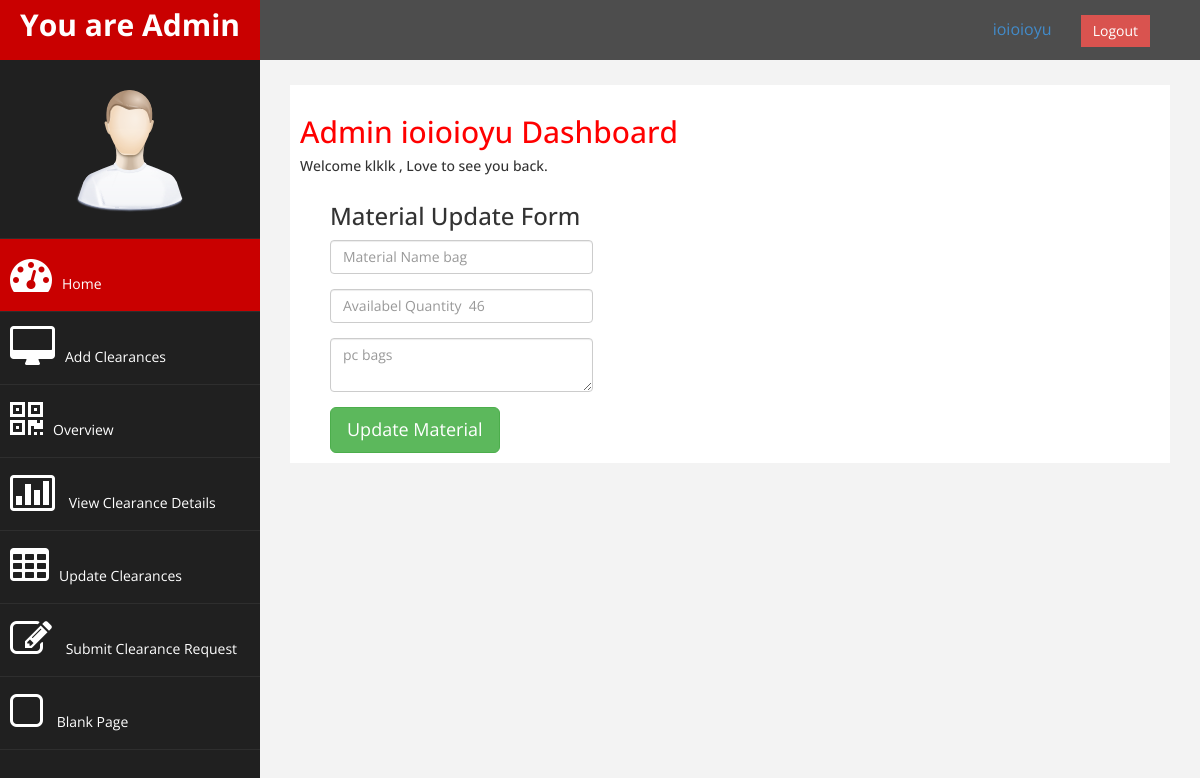
Page /pages/updateMaterial.php?id=4 (signed in) on the committed database.
### tables this page shows
CREATE TABLE `material` (
  `id` int(11) NOT NULL,
  `name` varchar(255) NOT NULL,
  `in_charge` int(11) NOT NULL,
  `available_quantity` int(11) NOT NULL,
  `description` text NOT NULL,
  `date` timestamp NOT NULL DEFAULT current_timestamp()
);

### pages/updateMaterial.php (the view, shortened to what this page needs)
<?php
include "../db.inc.php";
if (!isset($_SESSION['id'])) {
    header("Location:../login.php?error=Login Here First!");
} else {
if(isset($_GET['id'])){
    $id = $_GET['id'];
    $sql = "SELECT * FROM material where id =$id";
    $result = mysqli_query($conn,$sql);
    if($result ->num_rows >0){
        $row = mysqli_fetch_assoc($result);
    }
}
?>
    <!DOCTYPE html>
    <html xmlns="http://www.w3.org/1999/xhtml">
    <head>
        <link href="../css/bootstrap.css" rel="stylesheet" />
        <link href="../css/font-awesome.css" rel="stylesheet" />
        <link href="../js/morris/morris-0.4.3.min.css" rel="stylesheet" />
        <link href="../css/custom.css" rel="stylesheet" />
    </head>
    <body>
        <div id="wrapper">
            <nav class="navbar navbar-default navbar-cls-top " role="navigation" style="margin-bottom: 0">
                <div class="navbar-header">
                    <a class="navbar-brand" href="index.html">You are <?php echo $_SESSION['user_role'] ?></a>
                </div>
                <div style="color: white;
padding: 15px 50px 5px 50px;
float: right;
font-size: 16px;"> <a style="margin-right: 25px;"><?php echo $_SESSION['office'] . '   '  ?> </a> <a href="./logout.php" class="btn btn-danger square-btn-adjust">Logout</a> </div>
            </nav>
            <nav class="navbar-default navbar-side" role="navigation">
                <div class="sidebar-collapse">
                    <ul class="nav" id="main-menu">
                        <li class="text-center">
                            <img src="../img/find_user.png" class="user-image img-responsive" />
                        </li>
                        <li>
                            <a class="active-menu" href="./index.php"><i class="fa fa-dashboard fa-3x"></i>Home</a>
                        </li>
                        <li>
                            <a href="./addClerance.php"><i class="fa fa-desktop fa-3x"></i>Add Clearances</a>
                        </li>
                        <li>
                            <a href="./index.php"><i class="fa fa-qrcode fa-3x"></i>Overview</a>
                        </li>
                        <li>
                            <a href="./index.php"><i class="fa fa-bar-chart-o fa-3x"></i> View Clearance Details</a>
                        </li>
                        <li>
                            <a href="./index.php"><i class="fa fa-table fa-3x"></i>Update Clearances</a>
                        </li>
                        <li>
                            <a href="form.html"><i class="fa fa-edit fa-3x"></i> Submit Clearance Request </a>
                        </li>
                        <li>
                            <a href="blank.html"><i class="fa fa-square-o fa-3x"></i> Blank Page</a>
                        </li>
                    </ul>
                </div>
            </nav>
            <div id="page-wrapper">
                <div id="page-inner">
                    <div class="row">
                        <div class="col-md-12">
                            <h2>Admin <?php echo $_SESSION['office'] . '   '  ?> Dashboard</h2>
                            <h5>Welcome <?php echo $_SESSION['userName'] ?> , Love to see you back. </h5>
                        </div>
                    </div>
                    <div class="row">
                    <div class="col-md-8">
                            <div class="col-md-10">
                                <div class="col-md-8">
                                <h3>Material Update Form</h3>
                                <form role="form" action="" method="POST">
                                    <div class="form-group">
                                        <input class="form-control" name="name" placeholder="Material Name <?php echo $row['name'] ?>" />
                                    </div>
                                    <div class="form-group">
                                        <input class="form-control" type="number" min="1" name="quantity" placeholder="Availabel Quantity  <?php echo $row['available_quantity']?>" />
                                    </div>
                                    <div class="form-group">
                                        <textarea class="form-control" name="desc" placeholder="<?php echo $row['description'] ?>"></textarea>
                                    </div>
                                    <button type="submit" name="update_material" class="btn btn-success btn-lg">Update Material</button>
                                </form>
                            </div>
                        </div>
                    </div>
                </div>
            </div>
        </div>
        </div>
    </body>
    </html>
<?php } ?>

### css/custom.css (style rules this page uses)
body { font-family: 'Open Sans', sans-serif; }
#wrapper { width: 100%; background:#202020; }
#page-wrapper { padding: 15px 15px; min-height: 600px; background:#F3F3F3; }
#page-inner { width:100%; margin:10px 20px 10px 0px; background-color:#fff!important; padding:10px; min-height:1200px; }
.text-center { text-align:center; }
h2 { color: #f00; }
.square-btn-adjust { border: 0px solid transparent; -webkit-border-radius: 0px; -moz-border-radius: 0px; border-radius: 0px; }
.user-image { margin: 25px auto; -webkit-border-radius: 10px; -moz-border-radius: 10px; border-radius: 10px; max-height:170px; max-width:170px; }
.navbar-cls-top .navbar-brand { color: #fff; background: #C90000; width: 260px; text-align: center; height: 60px; font-size: 30px; font-weight: 700; }
.active-menu { background-color:#C90000!important; }
.sidebar-collapse , .sidebar-collapse .nav { background:none; }
.sidebar-collapse .nav { padding:0; }
.sidebar-collapse .nav > li > a { color:#fff; background:#202020; text-shadow:none; }
.sidebar-collapse > .nav > li > a { padding:15px 10px; }
.sidebar-collapse > .nav > li { border-bottom: 1px solid rgba(107, 108, 109, 0.19); }
.navbar-side { border:none; background-color: #202020; }
.navbar-cls-top { background:#4D4D4D; border-bottom:none; }
.navbar-default { border:0px solid black; }
.navbar-header { background: #A70303; }
.nav > li > a > i { margin-right:10px; }
@media (min-width:768px) { #page-wrapper { margin: 0 0 0 260px; padding: 15px 30px; min-height: 1200px; } }
@media (min-width:768px) { .navbar-side { z-index: 1; position: absolute; width: 260px; } }
@media (min-width:768px) { .navbar { border-radius: 0px; } }

### pages/updateMaterial.php (style rules this page uses)
#page-inner { min-height: 50px !important; }

### rows in the picture
material: name "Material Name bag", quantity "Availabel Quantity 46", desc "pc bags"

### other values in the picture
$_SESSION['user_role'] "Admin"
$_SESSION['office'] "ioioioyu"
$_SESSION['userName'] "klklk"
